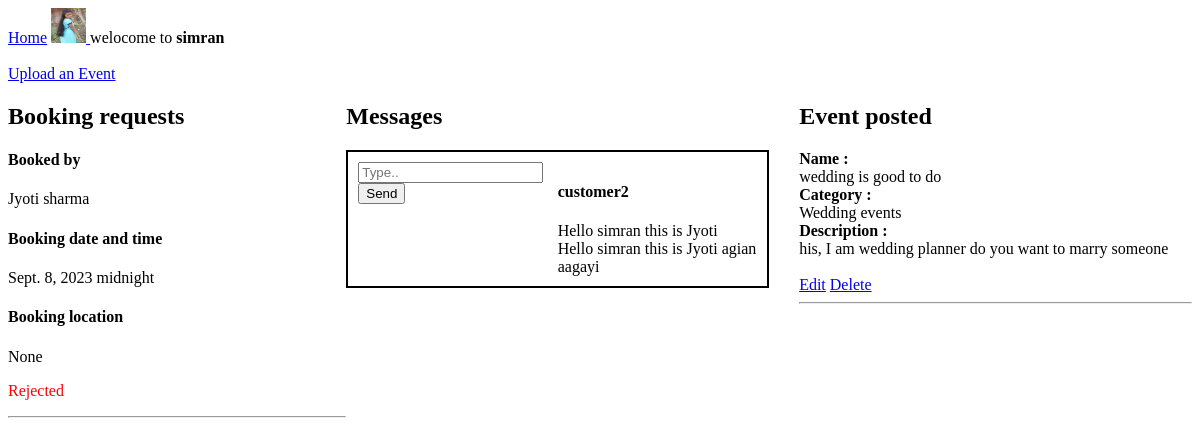
Before: /home-E/ (signed in) with the older database file.
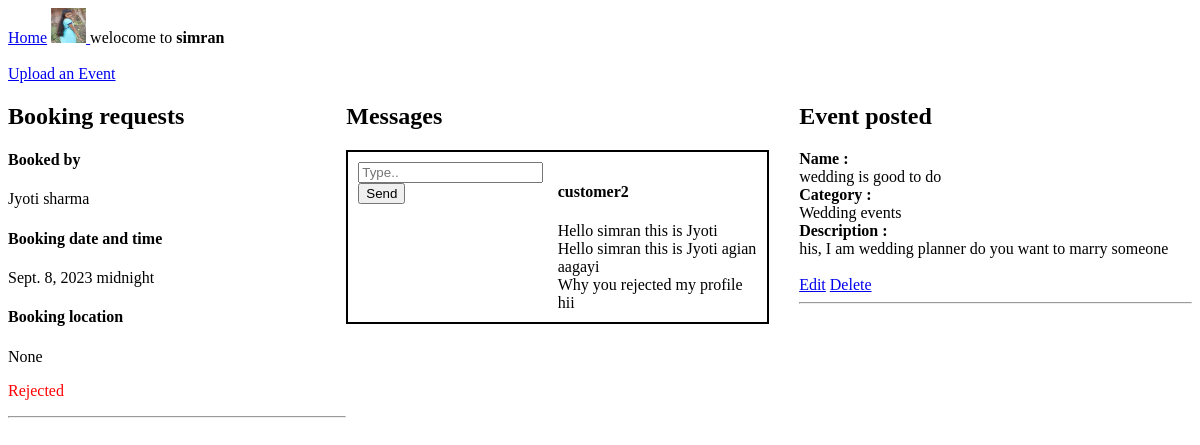
After: the same page with the newer database file.
### customer/models.py (models this page shows)
class Booking(models.Model):
    user = models.ForeignKey(User,on_delete=models.CASCADE,related_name='booking_user',null=False)
    venue = models.ForeignKey(Venue, on_delete=models.CASCADE,null=True)
    vendor = models.ForeignKey(User, on_delete=models.CASCADE,null=True)
    date = models.DateField(null=True)
    time = models.TimeField(null=True)
    location = models.CharField(max_length=150,null=True,blank=True)
    booking_accepted = models.BooleanField(null=True,blank=True)

class Messages(models.Model):
    sender = models.ForeignKey(User,on_delete=models.CASCADE,null=False,blank=False)
    receiver = models.ForeignKey(User,on_delete=models.CASCADE,null=False,blank=False,related_name = 'receiver')
    message = models.TextField(null=False,blank=False)
    created=models.DateTimeField(auto_now_add = True)

### EventPlanner/models.py (models this page shows, shortened)
class Event(models.Model):
    category = models.ForeignKey(Category,on_delete=models.CASCADE)
    event_planner = models.ForeignKey(User,on_delete=models.CASCADE,null=True)
    name = models.CharField(max_length=100)
    description = models.TextField(null=True,blank=True)

class Category(models.Model):
    name = models.CharField(max_length=100)
    def __str__(self):
        return self.name

### EventPlanner/views.py (the view)
# urls.py: path('home-E/',views.home),
@login_required(login_url='/login-E/')
def home(request):
    if request.user.userprofile.user_type == 'is_event_planner':
        bookings = Booking.objects.filter(vendor = request.user)
        events = Event.objects.filter(event_planner = request.user)
        received_dict,sent_dict =  Messages_display(request)
        context = {'bookings':bookings,'received_dict':received_dict,'sent_dict':sent_dict,'MessageForm':MessageForm,'events':events}
        return render(request,'EventPlanner/home.html',context)

### EventPlanner/templates/EventPlanner/home.html (shortened to what this page needs)
{% extends 'navbar.html' %}
{% block content %}
{% load static %}
<br>
<br>
<div>
    <a href="/create-event/">Upload an Event</a>
</div>
<div class="outer-grid-div">
    <div>
        <h2>Booking requests</h2>
        {% for booking in bookings %}
        <div>
            <div>
                <h4>Booked by</h4>
            </div>
            <div>{{booking.user.first_name}} {{booking.user.last_name}}</div>
            <div>
                <h4>Booking date and time</h4>
            </div>
            <div>{{booking.date}} {{booking.time}}</div>
            <div>
                <h4>Booking location</h4>
            </div>
            <div>{{booking.location}}</div>
        </div>
        {% if booking.booking_accepted is None %}
        <button><a href="/accept-booking/{{booking.id}}/accepted/">Accept</a> </button>
        <button><a href="/accept-booking/{{booking.id}}/rejected/">Reject</a></button>
        {% elif booking.booking_accepted is False %}
        <p class="rejected">Rejected</p>
        {% else %}
        <p class="accepted">Accepted</p>
        <hr>
        {% endif %}
        {% endfor %}
        <hr>
    </div>
    <div>
            <h2>Messages</h2>
        {% for sender,messages in received_dict.items %}
        <div class="gird-div">
            <div>
                <form action="/create-message/" method="POST">
                    <input type="text" name="message" placeholder="Type..">
                    <input type="submit" value="Send">
                </form>
            </div>
            <div>
                <h4>{{sender}}</h4>
                {% for message in messages %}
                <div>{{message.message}}</div>
                {% endfor %}
            </div>
        </div>
        {% endfor %}
    </div>
    <div class="event-div">
        <h2>Event posted</h2>
        {% for event in events %}
        <div><b>Name :</b></div>
        <div>{{event.name}}</div>
        <div><b>Category :</b></div>
        <div>{{event.category}}</div>
        <div><b>Description :</b></div>
        <div>{{event.description}}</div>
        <br>
        <a href="/edit-event/{{event.id}}/">Edit</a>
        <a href="/delete-event/{{event.id}}/">Delete</a>
        <hr>
        {% endfor %}
    </div>
</div>
{% endblock %}

Changed rows visible on the page:
added Messages: message "Why you rejected my profile"
added Messages: message "hii"
